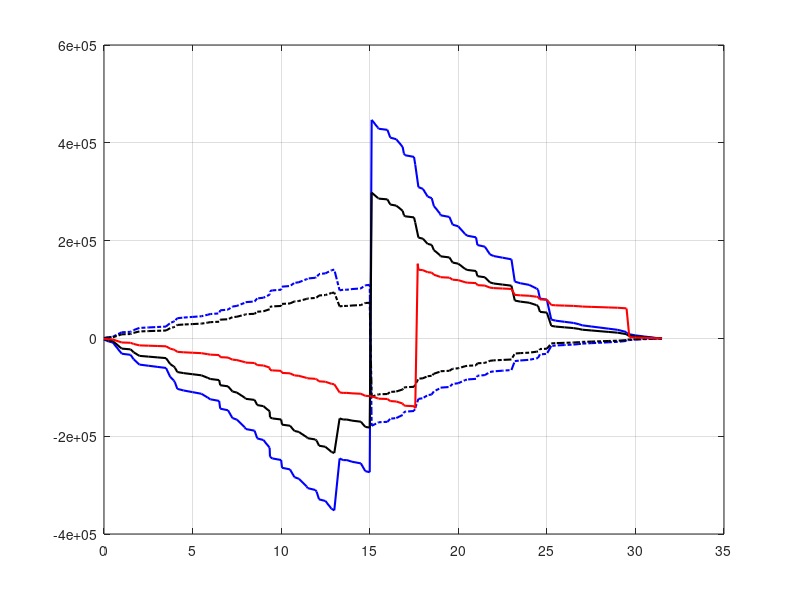

Write the MATLAB code that produced this figure. (Note: this script raises an error after producing the figure.)
clear
clc

%Load Case 1

n = 3.75;
n_low = -1.5;
n_A = 2.5;
n_A_low = -1;

y_LC1 = [0, 0.25, 0.5, 1, 1.5, 1.67, 2, 2.5, 3, 3.5, 3.74, 3.94, 4, 4.14, 4.5, 5, 5.5, 5.86, 6, 6.5, 6.56, 7, 7.25, 7.5, 7.95, 8, 8.5, 8.65, 9, 9.35, 9.37, 9.5, 10, 10.05, 10.5, 10.75, 11, 11.44, 11.5, 11.93, 12, 12.14, 12.5, 12.84, 13, 13.3, 13.5, 13.71, 14, 14.5, 14.75, 15, 15.11, 15.46, 15.5, 16, 16.16, 16.5, 16.86, 16.93, 17, 17.5, 17.57, 17.75, 18, 18.27, 18.5, 18.62, 18.97, 19, 19.5, 19.68, 20, 20.38, 20.5, 21, 21.08, 21.5, 21.79, 22, 22.5, 23, 23.19, 23.5, 24, 24.41, 24.5, 24.61, 25, 25.25, 25.5, 26, 26.5, 26.81, 27, 27.5, 28, 28.5, 29, 29.49, 29.5, 29.656, 30, 30.5, 31, 31.5];

W = [-612.3635571, -1017.5913, -612.3635571, -6109.298957, -612.3635571, -2358.6183, -2961.368057, -612.3635571, -612.3635571, -612.3635571, -4905, -1948.8546, -891.9485571, -3653.6364, -891.9485571, -891.9485571, -891.9485571, -2109.15, -891.9485571, -891.9485571, -4218.3, -891.9485571, -4218.3, -891.9485571, -4218.3, -891.9485571, -891.9485571, -4218.3, -891.9485571, -4218.3, -4905, -891.9485571, -891.9485571, -4218.3, -891.9485571, -4218.3, -891.9485571, -4218.3, -891.9485571, -1002.4839, -891.9485571, -4218.3, -891.9485571, -4218.3, -891.9485571, 28300.94159, -891.9485571, 0, -891.9485571, -891.9485571, -4218.3, -612.3635571, 192147.1635, -4218.3, -612.3635571, -612.3635571, -4218.3, -891.9485571, -4218.3, -3626.0703, -891.9485571, -891.9485571, -4218.3, -12303.0153, -891.9485571, -4218.3, -891.9485571, -4218.3, -4218.3, -891.9485571, -891.9485571, -4218.3, -891.9485571, -4218.3, -891.9485571, -891.9485571, -4218.3, -891.9485571, -4218.3, -891.9485571, -891.9485571, -891.9485571, -12148.5078, -891.9485571, -891.9485571, -1948.8546, -612.3635571, -4905, -612.3635571, -10837.9899, -612.3635571, -612.3635571, -612.3635571, -707.1048, -612.3635571, -612.3635571, -612.3635571, -612.3635571, -612.3635571, -1193.1903, -612.3635571, -600, -612.3635571, -612.3635571, -612.3635571, -612.3635571];

W_LC1 = n*W;
W_LC1_low = n_low*W;
W_LC1_A = n_A*W;
W_LC1_A_low = n_A_low*W;

%Load Case 3 (Flare Landing)


%Calculation
% y = [0, 0.25, 0.5, 1, 1.67, 1.5, 2, 2.5, 3, 3.5, 4.14, 4, 4.5, 5, 5.5, 6, 6.5, 7, 7.5, 8, 8.5, 9, 9.5, 10, 10.5, 11, 11.5, 12, 12.5, 13, 13.5, 14, 14.5, 15, 15.5, 16, 16.5, 17, 17.5, 18, 18.5, 19, 19.5, 20, 20.5, 21, 21.5, 22, 22.5, 23, 23.5, 23.73, 24, 24.5, 25, 25.5, 26, 26.5, 27, 27.5, 28, 28.5, 29, 29.5, 30, 30.5, 31, 31.5];
% 
% M_inertia = [62.42, 103.73, 62.42, 560.34, 62.42, 62.42, 186.00, 54.43, 239.45, 62.42, 62.42, 62.42, 62.42, 500.00, 198.66, 90.92, 279.00, 81.65, 11.79, 90.92, 90.92, 90.92, 215.00, 90.92, 90.92, 430.00, 90.92, 430.00, 90.92, 430.00, 90.92, 90.92, 430.00, 90.92, 430.00, 0.00, 500.00, 90.92, 90.92, 430.00, 90.92, 430.00, 90.92, 430.00, 90.92, 102.19, 90.92, 430.00, 90.92, 430.00, 90.92, 90.92, 0.00, 90.92, 90.92, 430.00, 120.75, 7601.00, 62.42, 2856.00, 4402.17, 125.96, 78.58, 380.00, 430.00, 62.42, 62.42, 430.00, 0.00, 90.92, 430.00, 369.63, 516.70, 90.92, 90.92, 430.00, 1254.13, 90.92, 430.00, 90.92, 430.00, 0.00, 430.00, 90.92, 90.92, 430.00, 90.92, 430.00, 90.92, 90.92, 430.00, 90.92, 430.00, 90.92, 90.92, 90.92, 1238.38, 90.92, 90.92, 198.66, 62.42, 500.00, 62.42, 1104.79, 62.42, 62.42, 62.42, 72.08, 62.42, 62.42, 62.42, 62.42, 62.42, 121.63, 62.42, 62.42, 62.42, 62.42, 62.42];
% 
% M_total = sum(M_inertia);
% 
% MTOW = M_total*9.81; % [N]
% n = 3.75;
% Sref_h = 10;
% taper_h = 0.45;
% AR = 4;
% sweep = 17;
% b = sqrt(AR*Sref_h);
% c_root = 2*Sref_h/(b*(1+taper_h));
% 
% 
% x_h = 28.739 + 0.25*c_root;
% x_cg = 15.08;
% x_mlg = 17.71;
% 
% 
% % F_h + F_mlg = MTOW (sum of vertical forces = 0)
% 
% % F_h*(x_h - x_cg) + F_mlg*(x_mlg - x_cg) = 0 (sum of moments = 0)
% 
% % Solving simultaneous equation gives:
% 
% F_h = -MTOW*(x_mlg - x_cg)/((x_h - x_cg) - (x_mlg - x_cg));
% F_mlg = MTOW - F_h;
% 
% y_land_flare = [0, 0.25, 0.5, 1, 1.5, 1.67, 2, 2.5, 3, 3.5, 3.74, 3.94, 4, 4.14, 4.5, 5, 5.5, 5.86, 6, 6.5, 6.56, 7, 7.25, 7.5, 7.95, 8, 8.5, 8.65, 9, 9.35, 9.37, 9.5, 10, 10.05, 10.5, 10.75, 11, 11.44, 11.5, 11.93, 12, 12.14, 12.5, 12.84, 13, 13.5, 13.71, 14, 14.5, 14.75, 14.86, 14.86, 15, 15.02, 15.14, 15.14, 15.14, 15.15, 15.46, 15.5, 16, 16.16, 16.5, 16.86, 16.93, 16.96, 17, 17.5, 17.57, 17.71, 17.75, 18, 18.27, 18.5, 18.62, 18.97, 19, 19.5, 19.68, 20, 20.38, 20.5, 21, 21.08, 21.5, 21.79, 22, 22.5, 23, 23.19, 23.5, 24, 24.41, 24.5, 24.61, 25, 25.25, 25.5, 26, 26.5, 26.81, 27, 27.5, 28, 28.5, 29, 29.284, 29.49, 29.5, 30, 30.5, 31, 31.5];
% 
% W_inertia_land_flare = 9.81*[62.42, 103.73, 62.42, 560.34+62.42, 62.42, 186.00+54.43, 239.45+62.42, 62.42, 62.42, 62.42, 500.00, 198.66, 90.92, 279.00+81.65+11.79, 90.92, 90.92, 90.92, 215.00, 90.92, 90.92, 430.00, 90.92, 430.00, 90.92, 430.00, 90.92, 90.92, 430.00, 90.92, 430.00, 500.00, 90.92, 90.92, 430.00, 90.92, 430.00, 90.92, 430.00, 90.92, 102.19, 90.92, 430.00, 90.92, 430.00, 90.92, 90.92, 90.92, 90.92, 430.00, 120.75, 7475.00, 62.42, 2856.00, 4402.17, 125.96, 78.58, 380.00, 430.00, 62.42, 62.42, 430.00, 90.92, 430.00, 369.63, 516.70, 90.92, 90.92, 430.00, -F_mlg/9.81, 1254.13, 90.92, 430.00, 90.92, 430.00, 0.00, 430.00, 90.92, 90.92, 430.00, 90.92, 430.00, 90.92, 90.92, 430.00, 90.92, 430.00, 90.92, 90.92, 90.92, 1238.38, 90.92, 90.92, 198.66, 62.42, 500.00, 62.42, 1104.79, 62.42, 62.42, 62.42, 72.08, 62.42, 62.42, 62.42, 62.42, 62.42, -F_h/9.81, 121.63, 62.42, 62.42, 62.42, 62.42, 62.42];

y_land = [0, 0.25, 0.5, 1, 1.5, 1.67, 2, 2.5, 3, 3.5, 3.74, 3.94, 4, 4.14, 4.5, 5, 5.5, 5.86, 6, 6.5, 6.56, 7, 7.25, 7.5, 7.95, 8, 8.5, 8.65, 9, 9.35, 9.37, 9.5, 10, 10.05, 10.5, 10.75, 11, 11.44, 11.5, 11.93, 12, 12.14, 12.5, 12.84, 13, 13.3, 13.5, 13.71, 14, 14.5, 14.75, 15, 15.11, 15.46, 15.5, 16, 16.16, 16.5, 16.86, 16.93, 17, 17.5, 17.57, 17.71, 17.75, 18, 18.27, 18.5, 18.62, 18.97, 19, 19.5, 19.68, 20, 20.38, 20.5, 21, 21.08, 21.5, 21.79, 22, 22.5, 23, 23.19, 23.5, 24, 24.41, 24.5, 24.61, 25, 25.25, 25.5, 26, 26.5, 26.81, 27, 27.5, 28, 28.5, 29, 29.49, 29.5, 29.656, 30, 30.5, 31, 31.5];

W_land = [-612.3635571, -1017.5913, -612.3635571, -6109.298957, -612.3635571, -2358.6183, -2961.368057, -612.3635571, -612.3635571, -612.3635571, -4905, -1948.8546, -891.9485571, -3653.6364, -891.9485571, -891.9485571, -891.9485571, -2109.15, -891.9485571, -891.9485571, -4218.3, -891.9485571, -4218.3, -891.9485571, -4218.3, -891.9485571, -891.9485571, -4218.3, -891.9485571, -4218.3, -4905, -891.9485571, -891.9485571, -4218.3, -891.9485571, -4218.3, -891.9485571, -4218.3, -891.9485571, -1002.4839, -891.9485571, -4218.3, -891.9485571, -4218.3, -891.9485571, -16766.87044, -891.9485571, 0, -891.9485571, -891.9485571, -4218.3, -612.3635571, -424.511963, -4218.3, -612.3635571, -612.3635571, -4218.3, -891.9485571, -4218.3, -3626.0703, -891.9485571, -891.9485571, -4218.3, 295639, -12303.0153, -891.9485571, -4218.3, -891.9485571, -4218.3, -4218.3, -891.9485571, -891.9485571, -4218.3, -891.9485571, -4218.3, -891.9485571, -891.9485571, -4218.3, -891.9485571, -4218.3, -891.9485571, -891.9485571, -891.9485571, -12148.5078, -891.9485571, -891.9485571, -1948.8546, -612.3635571, -4905, -612.3635571, -10837.9899, -612.3635571, -612.3635571, -612.3635571, -707.1048, -612.3635571, -612.3635571, -612.3635571, -612.3635571, -612.3635571, -1193.1903, -612.3635571, -58413.5, -612.3635571, -612.3635571, -612.3635571, -612.3635571];


% Load Case 3 (Level Landing)

% x_nlg = 2;
% x_m = x_mlg - x_nlg;
% x_g = x_cg - x_nlg;
% 
% F_m = -x_g*(-MTOW)/x_m;
% F_n = MTOW-F_m;
% disp(F_m)
% disp(F_n)
% 
% F_mlg2 = -MTOW*(x_nlg - x_cg)/((x_mlg - x_cg) - (x_nlg - x_cg));
% F_nlg = MTOW - F_mlg2;
% 
% y_land_level = [0, 0.25, 0.5, 1, 1, 1.5, 1.67, 1.67, 2, 2, 2, 2.5, 3, 3.5, 3.74, 3.94, 4, 4.14, 4.14, 4.14, 4.5, 5, 5.5, 5.86, 6, 6.5, 6.56, 7, 7.25, 7.5, 7.95, 8, 8.5, 8.65, 9, 9.35, 9.37, 9.5, 10, 10.05, 10.5, 10.75, 11, 11.44, 11.5, 11.93, 12, 12.14, 12.5, 12.84, 13, 13.5, 13.71, 14, 14.5, 14.75, 14.86, 14.86, 15, 15.02, 15.14, 15.14, 15.14, 15.15, 15.46, 15.5, 16, 16.16, 16.5, 16.86, 16.93, 16.96, 17, 17.5, 17.57, 17.71, 17.75, 18, 18.27, 18.5, 18.62, 18.97, 19, 19.5, 19.68, 20, 20.38, 20.5, 21, 21.08, 21.5, 21.79, 22, 22.5, 23, 23.19, 23.5, 24, 24.41, 24.5, 24.61, 25, 25.25, 25.5, 26, 26.5, 26.81, 27, 27.5, 28, 28.5, 29, 29.49, 29.5, 30, 30.5, 31, 31.5];
% 
% W_inertia_land_level = 9.81*[62.42, 103.73, 62.42, 560.34, 62.42, 62.42, 186.00, 54.43, -7177.78, 239.45, 62.42, 62.42, 62.42, 62.42, 500.00, 198.66, 90.92, 279.00, 81.65, 11.79, 90.92, 90.92, 90.92, 215.00, 90.92, 90.92, 430.00, 90.92, 430.00, 90.92, 430.00, 90.92, 90.92, 430.00, 90.92, 430.00, 500.00, 90.92, 90.92, 430.00, 90.92, 430.00, 90.92, 430.00, 90.92, 430.00, 90.92, 430.00, 90.92, 430.00, 90.92, 90.92, 3932.61, 90.92, 90.92, 430.00, 120.75, 7475.00, 90.92, 2856.00, 4402.17, 125.96, 78.58, 380.00, 430.00, 62.42, 90.92, 430.00, 90.92, 430.00, 369.63, 516.70, 90.92, 90.92, 430.00, -32112.13, 1254.13, 90.92, 430.00, 90.92, 430.00, 430.00, 90.92, 90.92, 430.00, 90.92, 430.00, 90.92, 90.92, 430.00, 90.92, 430.00, 90.92, 90.92, 90.92, 1238.38, 62.42, 90.92, 198.66, 62.42, 500.00, 62.42, 1104.79, 62.42, 62.42, 62.42, 72.08, 62.42, 62.42, 62.42, 62.42, 62.42, 121.63, 62.42, 62.42, 62.42, 62.42, 62.42];
% 

SF = zeros(1,length(y_LC1));
dM = zeros(1,length(y_LC1));
BM = zeros(1,length(y_LC1));
SF_low = zeros(1,length(y_LC1));
dM_low = zeros(1,length(y_LC1));
BM_low = zeros(1,length(y_LC1));
SF_land = zeros(1,length(y_land));
dM_land = zeros(1,length(y_land));
BM_land = zeros(1,length(y_land));
SF_A = zeros(1,length(y_LC1));
dM_A = zeros(1,length(y_LC1));
BM_A = zeros(1,length(y_LC1));
SF_A_low = zeros(1,length(y_LC1));
dM_A_low = zeros(1,length(y_LC1));
BM_A_low = zeros(1,length(y_LC1));

for i = 1:length(y_LC1)
    SF(i) = sum(W_LC1(1:i));
    SF_low(i) = sum(W_LC1_low(1:i));
    SF_A(i) = sum(W_LC1_A(1:i));
    SF_A_low(i) = sum(W_LC1_A_low(1:i));
end

for i = 2:length(y_LC1)
    dM(i) = (SF(i) + SF(i-1))*(y_LC1(i) - y_LC1(i-1))*0.5;
    dM_low(i) = (SF_low(i) + SF_low(i-1))*(y_LC1(i) - y_LC1(i-1))*0.5;
    dM_A(i) = (SF_A(i) + SF_A(i-1))*(y_LC1(i) - y_LC1(i-1))*0.5;
    dM_A_low(i) = (SF_A_low(i) + SF_A_low(i-1))*(y_LC1(i) - y_LC1(i-1))*0.5;
end

for i = 1:length(y_LC1)
    BM(i) = sum(dM(1:i));
    BM_low(i) = sum(dM_low(1:i));
    BM_A(i) = sum(dM_A(1:i));
    BM_A_low(i) = sum(dM_A_low(1:i));
end


for i = 1:length(y_land)
    SF_land(i) = sum(W_land(1:i));
end

for i = 2:length(y_land)
    dM_land(i) = (SF_land(i) + SF_land(i-1))*(y_land(i) - y_land(i-1))*0.5;
end

for i = 1:length(y_land)
    BM_land(i) = sum(dM_land(1:i));
end


figure
plot(y_LC1,SF,'b-','LineWidth',1.5)
hold on
plot(y_LC1,SF_low,'b-.','LineWidth',1.5)
plot(y_LC1,SF_A,'k-','LineWidth',1.5)
plot(y_LC1,SF_A_low,'k-.','LineWidth',1.5)
plot(y_land,SF_land,'r-','LineWidth',1.5)
hold off
grid on
box on
ax=gca;ax.LineWidth=1;
set(gca,'FontSize',15)
set(gca,'TickLabelInterpreter','latex')
xlabel('Spanwise position [m]','Interpreter', 'latex', 'FontSize',18)
ylabel('Shear Force [N]','Interpreter', 'latex', 'FontSize',18)
legend('LC1 ($V_D$ at n = 3.75)','LC1 ($V_D$ at n = -1.5)','LC1 ($V_A$ at n = 2.5)','LC1 ($V_A$ at n = -1)','LC3 (landing)','Interpreter', 'latex', 'FontSize',16)

figure
plot(y_LC1,BM,'b-','LineWidth',1.5)
hold on
plot(y_LC1,BM_low,'b-.','LineWidth',1.5)
plot(y_LC1,BM_A,'k-','LineWidth',1.5)
plot(y_LC1,BM_A_low,'k-.','LineWidth',1.5)
plot(y_land,BM_land,'r-','LineWidth',1.5)
hold off
grid on
box on
ax=gca;ax.LineWidth=1;
set(gca,'FontSize',15)
set(gca,'TickLabelInterpreter','latex')
xlabel('Spanwise position [m]','Interpreter', 'latex', 'FontSize',18)
ylabel('Bending Moment [Nm]','Interpreter', 'latex', 'FontSize',18)
legend('LC1 ($V_D$ at n = 3.75)','LC1 ($V_D$ at n = -1.5)','LC1 ($V_A$ at n = 2.5)','LC1 ($V_A$ at n = -1)','LC3 (landing)','Interpreter', 'latex', 'FontSize',16)


%%%%%%%%%%%%%%%%%%%%%%%%%%%%%%% Torque %%%%%%%%%%%%%%%%%%%%%%%%%%%%%%%%%

Sref_VT = 12.3;
taper_VT = 0.7;
AR_VT = 0.9;
sweep_VT = 40;
b_VT = sqrt(AR_VT*Sref_VT);
c_root_VT = 2*Sref_VT/(b_VT*(1+taper_VT));
c_tip_VT = taper_VT*c_root_VT; 
c_root_w = 4.0259;

y_bar_VT = (b_VT/6)*((1+2*taper_VT)*(1+taper_VT));

x_VT = 27.17 + 0.25*c_root_VT;
x_w = 12.7;

% Find lift at vertical tailplane for moment balance with OEI

L_VT = 63000*14.1*0.3/(x_VT - (x_w +0.5*c_root_w));

y_VT = 1.343;  %%%% Check as values from engineering drawing and designparams slightly different

T = y_VT*L_VT;

figure
plot([0,x_w,x_w,x_VT,x_VT,31.5],[0,0,T,T,0,0],'g-','LineWidth',1.5)
grid on
box on
ax=gca;ax.LineWidth=1;
set(gca,'FontSize',15)
set(gca,'TickLabelInterpreter','latex')
xlabel('Spanwise position [m]','Interpreter', 'latex', 'FontSize',18)
ylabel('Torque [Nm]','Interpreter', 'latex', 'FontSize',18)
legend('Load Case 2','Interpreter', 'latex', 'FontSize',16)


figure
h1 = bar(y_LC1,W_LC1,'b','BarWidth',15);
hold on
h2 = bar(y_land,W_land,'r','BarWidth',15);
hold off
grid on
box on
ax=gca;ax.LineWidth=1;
set(gca,'FontSize',15)
set(gca,'TickLabelInterpreter','latex')
xlabel('Spanwise position [m]','Interpreter', 'latex', 'FontSize',18)
ylabel('Distributed Load [N/m]','Interpreter', 'latex', 'FontSize',18)
legend('Load Case 1 (n=1)','Load Case 3 (landing)','Interpreter', 'latex', 'FontSize',16)
h1.EdgeColor = 'none';
h2.EdgeColor = 'none';
